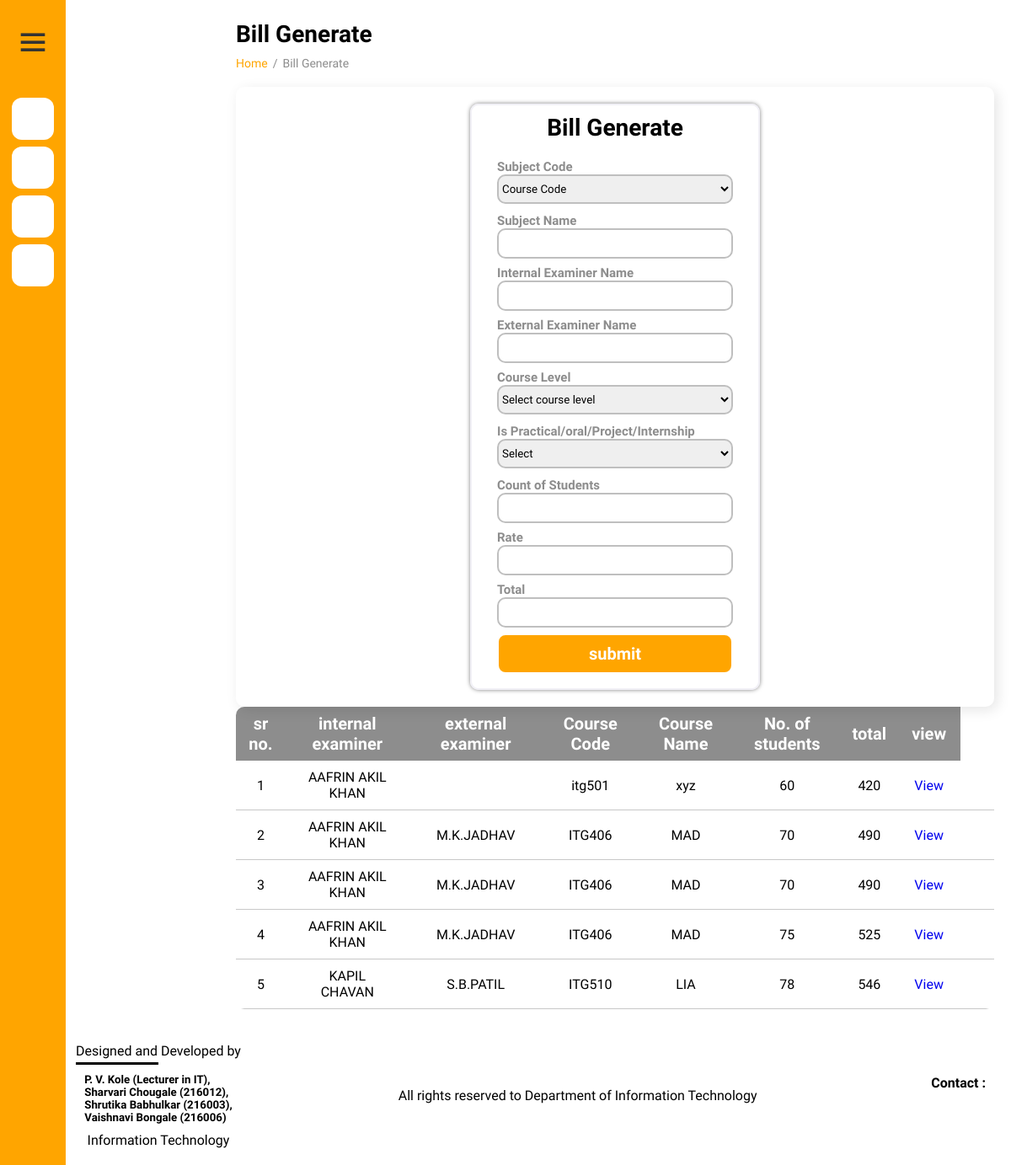
Screenshot of /billgenerate.php with the database file from the repository.
### billgenerate.php (the view, shortened to what this page needs)
<?php
include ('connect.php');
?>
<!DOCTYPE html>
<html lang="en">
<head>
	<link href='https://unpkg.com/boxicons@2.0.9/css/boxicons.min.css' rel='stylesheet'>
	<link rel="stylesheet" href="s.css">
</head>
<body>
	<?php
	if (!isset($_GET['delsr'])) {
		?>
		<div class="sidebar">
			<div class="logo-details">
				<i class=''></i>
				<i class='bx bx-menu' id="btn"></i>
			</div>
			<ul class="nav-list">
				<li>
					<a href="dashboard_admin.php">
						<i class=''><ion-icon name="home-outline"></i>
					</a>
				</li>
				<li>
					<a href="billingrate.php">
						<i class=''><ion-icon name="cloud-upload-outline"></i>
					</a>
				</li>
				<li>
					<a href="billgenerate.php">
						<i class=''><ion-icon name="document-outline"></i>
					</a>
				</li>
				<li>
					<a href="Billhistory.php">
						<i class=''><ion-icon name="calculator-outline"></i>
					</a>
				</li>
			</ul>
		</div>
		<section id="content">
			<main>
				<h1 class="title">Bill Generate</h1>
				<ul class="breadcrumbs">
					<li><a href="dashboard_admin.php">Home</a></li>
					<li class="divider">/</li>
					<li><a href="billingrate.php" class="active">Bill Generate</a></li>
				</ul>
				<div class="data">
					<div class="content-data">
						<form method="post" action="" class="form">
							<div class="heading">
								Bill Generate
							</div>
							<div class="form-control">
								<label for="">Subject Code</label>
								<select name="code" id="sub_code" onchange="setsubject()"
									<?= isset($_POST['dbbtn']) ? "required" : "" ?>>
									<option value="" selected disabled>Course Code</option>
								</select>
							</div>
							<div class="form-control">
								<label for="">Subject Name</label>
								<input type="text" name="cname" id="sub_name" readonly>
							</div>
							<div class="form-control">
								<label for="">Internal Examiner Name</label>
								<input type="text" name="iname" id="iname" readonly>
							</div>
							<div class="form-control">
								<label for="">External Examiner Name</label>
								<input type="text" name="ename" id="ename" readonly>
							</div>
							<div class="form-control">
								<label for="">Course Level</label>
								<select name="corslevel" required id='corslevel'>
									<option value="">Select course level</option>
							</div>
							<div class="form-control">
								<label for="">Is Practical/oral/Project/Internship </label>
								<select name="purpose" required id='purpose'>
									<option class="typeOfExam" value="" selected disabled>Select </option>
							</div>
							<div class="form-control">
								<label for="">Count of Students</label>
								<input type="number" name="count" id="studentcount" required>
							</div>
							<div class="form-control">
								<label for="">Rate</label>
								<input type="number" name="rate" id="rate" readonly>
							</div>
							<div class="form-control">
								<label for="">Total</label>
								<input type="number" name="ttl" id="total" readonly>
							</div>
							<input type="submit" name="dbbtn" value="submit" class="btnsubmit">
					</div>
				</div>
				<table id="mytb" width="100%">
					<form method='post' enctype="multipart/form-data">
						<form action="orderletter.php" method="post">
							<tr>
								<th>sr no.</th>
								<th>internal examiner</th>
								<th>external examiner</th>
								<th>Course Code </th>
								<th>Course Name </th>
								<th>No. of students</th>
								<th> total</th>
								<th>view</th>
							</tr>
							<?php
							$sql = "SELECT * FROM `bill generate`";
							$res = mysqli_query($conn, $sql);
							$i = 1;
							while ($row = mysqli_fetch_assoc($res)) {
								?>
								<tr>
									<td>
										<?php echo $i++; ?>
									</td>
									<td>
										<?php echo $row['internal_name']; ?>
									</td>
									<td>
										<?php echo $row['external_name']; ?>
									</td>
									<td><?php
									echo $row['subject_code'];
									?></td>
									<td>
										<?php echo $row['subject_name']; ?>
									</td>
									<td>
										<?php echo $row['student_count']; ?>
									</td>
									<td>
										<?php echo $row['total']; ?>
									</td>
									<td>
										<a href="printbill.php?id=<?= $row['sr'] ?>">View</a>
									</td>
									<td>
									</td>
								</tr>
								<?php
							}
							?>
				</table>
											<?php
	} ?>
		</main>
	</section>
	<?php require_once 'footer.php';
	?>
</body>
</html>

### s.css (style rules this page uses)
* { font-family: 'Open Sans', sans-serif; margin: 0; padding: 0; box-sizing: border-box; }
:root { --grey: #F1F0F6; --dark-grey: #8D8D8D; --light: #fff; --dark: #000; --green: #81D43A; --light-green: #E3FFCB; --blue: orange; --light-blue: #D0E4FF; --dark-blue: orangered; --red: #FC3B56; }
html { overflow-x: hidden; }
body { background: var(--grey); overflow-x: hidden; }
a { text-decoration: none; }
li { list-style: none; }
#content { position: relative; width: calc(100% - 260px); left: 260px; transition: all .3s ease; }
main { width: 100%; padding: 24px 20px 20px 20px; }
main .title { font-size: 28px; font-weight: 600; margin-bottom: 10px; }
main .breadcrumbs { display: flex; grid-gap: 6px; }
main .breadcrumbs li, main .breadcrumbs li a { font-size: 14px; }
main .breadcrumbs li a { color: var(--blue); }
main .breadcrumbs li a.active, main .breadcrumbs li.divider { color: var(--dark-grey); pointer-events: none; }
main .data { display: flex; grid-gap: 20px; margin-top: 20px; flex-wrap: wrap; }
main .data .content-data { flex-grow: 1; flex-basis: 400px; padding: 20px; background: var(--light); border-radius: 10px; box-shadow: 4px 4px 16px rgba(0, 0, 0, .1); }
main form { margin-top: 6px; }
.form { width: 40%; padding: 10px 30px; margin: auto; border: 2px solid var(--grey); border-radius: 10px; box-shadow: 0px 0px 5px rgba(0, 0, 0, 0.507); }
.form .heading { font-size: 28px; text-align: center; font-weight: 800; margin-bottom: 20px; }
.form label { width: 100%; font-size: 15px; color: var(--dark-grey); font-weight: 800; }
.form input { width: 100%; margin-bottom: 7px; height: 36px; border: 2px solid rgb(191, 191, 191); border-radius: 10px; }
.form .btnsubmit { background-color: var(--blue); border: 2px solid white; font-size: 20px; font-weight: 800; color: white; height: auto; padding: 10px; }
.form select { width: 100%; height: 35px; margin-bottom: 10px; border: 2px solid rgb(191, 191, 191); border-radius: 10px; }
table { padding: 8px 16px; border-collapse: collapse; text-align: center; border-radius: 10px; overflow: hidden; }
table th { background-color: var(--dark-grey); padding: 8px; font-weight: 800; font-size: 20px; color: white; }
table tr td { border-bottom: 1px solid rgb(200, 200, 200); padding: 10px 20px; }
* { margin: 0; padding: 0; box-sizing: border-box; font-family: "Poppins" , sans-serif; }
.sidebar { position: fixed; left: 0; top: 0; height: 100%; width: 78px; background:orange; padding: 6px 14px; z-index: 99; transition: all 0.5s ease; }
.sidebar .logo-details { height: 90px; display: flex; align-items: center; position: relative; }
.sidebar .logo-details #btn { position: absolute; top: 50%; right: 0; transform: translateY(-50%); font-size: 32px; transition: all 0.4s ease; font-size: 43px; text-align: center; cursor: pointer; transition: all 0.5s ease; }
.sidebar i { color: #333; height: 60px; min-width: 50px; font-size: 100px; text-align: center; line-height: 60px; }
.sidebar .nav-list { margin-top: 20px; height: 100%; }
.sidebar li { position: relative; margin: 8px 0; list-style: none; }
.sidebar li a { display: flex; height: 100%; width: 100%; border-radius: 12px; align-items: center; text-decoration: none; transition: all 0.4s ease; background: #fff; }
.sidebar li i { height: 50px; line-height: 50px; font-size: 18px; border-radius: 12px; }

### billgenerate.php (style rules this page uses)
#mytb tr, th, td { padding: 2px 5px; }
body { background-color: #fff; }

### footer.php (style rules this page uses)
* { font-family: 'Prompt', sans-serif; }

### rows the page displays
bill generate: internal_name "AAFRIN AKIL KHAN", subject_code "itg501", subject_name "xyz", student_count "60", total "420"
bill generate: internal_name "AAFRIN AKIL KHAN", external_name "M.K.JADHAV", subject_code "ITG406", subject_name "MAD", student_count "70", total "490"
bill generate: internal_name "AAFRIN AKIL KHAN", external_name "M.K.JADHAV", subject_code "ITG406", subject_name "MAD", student_count "70", total "490"
bill generate: internal_name "AAFRIN AKIL KHAN", external_name "M.K.JADHAV", subject_code "ITG406", subject_name "MAD", student_count "75", total "525"
bill generate: internal_name "KAPIL CHAVAN", external_name "S.B.PATIL", subject_code "ITG510", subject_name "LIA", student_count "78", total "546"
